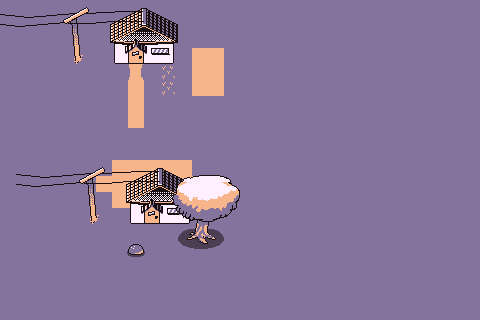

The image is a tile-based game level rendered from a .tmx file. Its description and source (layers, tilesets, objects; grid data summarised) follow:
An orthogonal 30x20 tile map with 16x16 px tiles, 4 tile layers (Background, Foreground, OverlapPlayer, Trees) and 17 objects.

<map version="1.10" tiledversion="1.11.2" orientation="orthogonal" renderorder="right-down" width="30" height="20" tilewidth="16" tileheight="16" infinite="0" nextlayerid="11" nextobjectid="25">
 <tileset firstgid="1" source="../room_tilesets/tilset.tsx" />
 <layer id="1" name="Background" width="30" height="20">
  <data>[600 cells, 600 non-empty, 4 distinct tile ids]</data>
 </layer>
 <layer id="2" name="Foreground" width="30" height="20">
  <data>[600 cells, 48 non-empty, 36 distinct tile ids]</data>
 </layer>
 <layer id="4" name="OverlapPlayer" width="30" height="20">
  <data>[600 cells, 88 non-empty, 48 distinct tile ids]</data>
 </layer>
 <layer id="8" name="Trees" width="30" height="20">
  <data>[600 cells, 17 non-empty, 17 distinct tile ids]</data>
 </layer>
 <objectgroup id="3" name="Collisions">
  <object id="2" x="113.998" y="32" width="12.6268" height="32" />
  <object id="5" x="73.0625" y="48" width="6.75" height="10.8125" />
  <object id="7" x="145.625" y="32" width="28.3768" height="32" />
  <object id="10" x="124" y="32" width="24" height="12" />
  <object id="14" x="90" y="208" width="5" height="11" />
  <object id="15" x="130" y="192" width="12" height="32" />
  <object id="16" x="161.627" y="192" width="28.373" height="32" />
  <object id="17" x="140" y="192" width="24" height="13" />
  <object id="18" x="194" y="224" width="14" height="16" />
  <object id="19" x="129" y="247" width="14" height="8.90909" />
  <object id="20" x="188" y="237" width="26" height="3" />
  <object id="21" x="191" y="232" width="5" height="5" />
  <object id="22" x="208" y="233" width="1" height="4" />
  <object id="23" x="209" y="235" width="2" height="2" />
 </objectgroup>
 <objectgroup id="10" name="Doors">
  <object id="24" x="144" y="205" width="16" height="13">
   <properties>
    <property name="facing" type="int" value="0" />
    <property name="room" value="House1" />
    <property name="x" type="int" value="40" />
    <property name="y" type="int" value="40" />
   </properties>
  </object>
 </objectgroup>
 <objectgroup id="5" name="Shadows">
  <object id="11" x="80.6364" y="59">
   <polygon points="1.25,3.375 -4.36364,-41.2727 8.18182,-47.2727 5.90909,-51.7273 -17.3636,-39 -15,-35.1705 -10.2727,-37.5455 -5.18182,3.45455" />
  </object>
  <object id="12" x="114.125" y="63.75">
   <polygon points="-4,-20.75 -4.12153,-39.7431 -2.125,-39.75 -2.12693,-40.7501 -0.116553,-40.7556 -0.103303,-41.7984 1.86889,-41.7786 1.88487,-42.7602 3.87752,-42.7467 3.87832,-43.7404 5.89278,-43.7459 5.87815,-44.7486 7.88419,-44.7622 7.8779,-45.7182 9.86288,-45.761 9.89107,-46.7541 11.8683,-46.7647 11.8581,-47.7209 13.9291,-47.8148 27.0625,-55.9375 32.7426,-55.9833 63.875,-40.125 64,-20.75" />
  </object>
 </objectgroup>
</map>